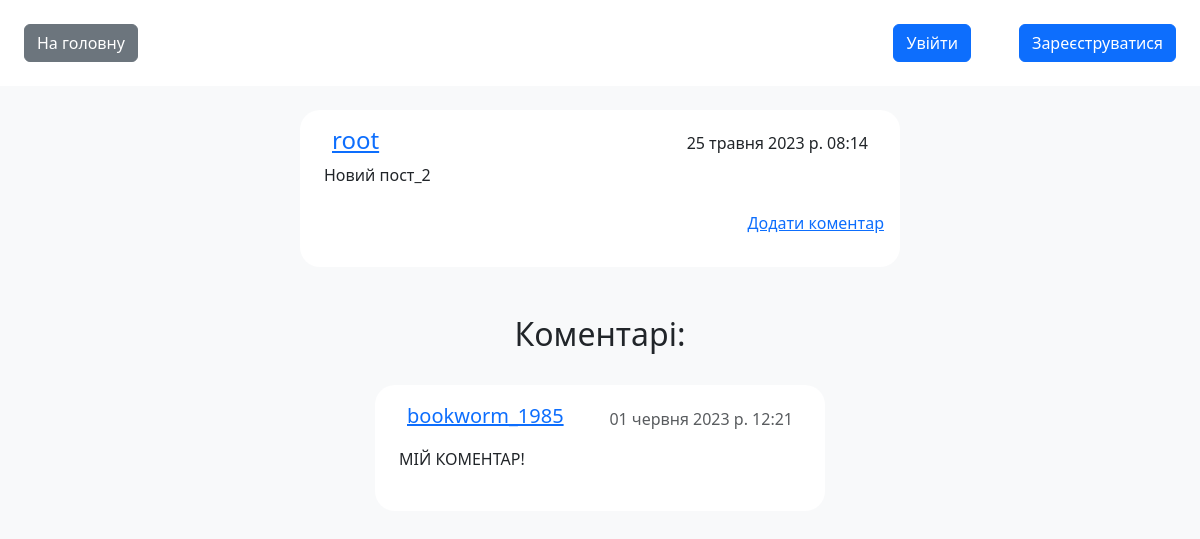
/post/15/comments/, run on an earlier commit of the app's database.
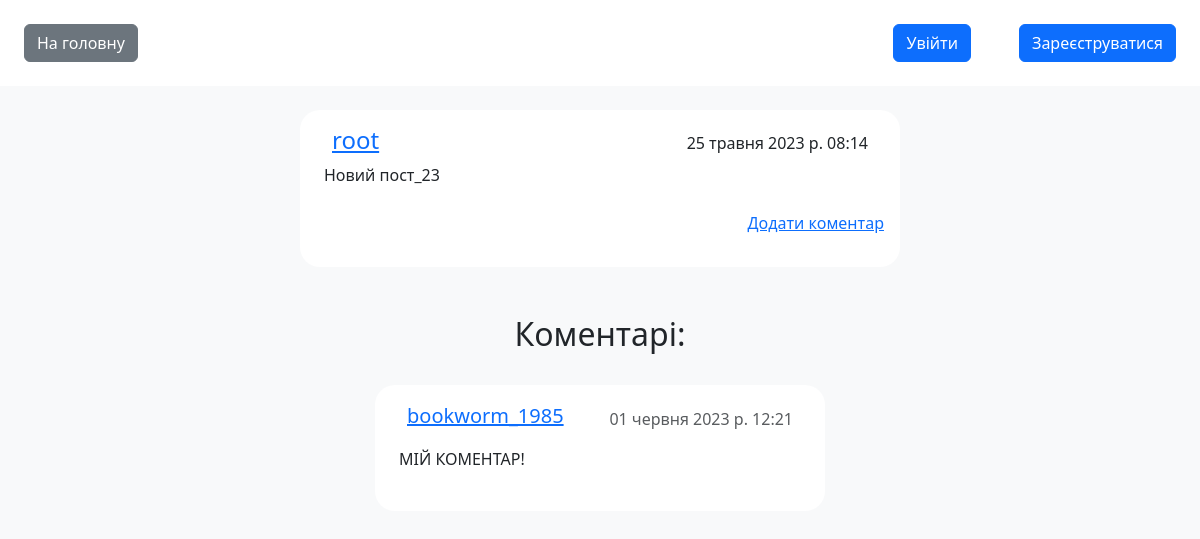
And on a later commit of the database.
### blog/models.py (models this page shows)
class Post(models.Model):
    id = models.AutoField(primary_key=True)
    author = models.ForeignKey(User, on_delete=models.CASCADE)
    content = models.TextField(blank=True, verbose_name="Текст статті", null=False)
    time_create = models.DateTimeField(auto_now_add=True, verbose_name="Час створення")
    time_update = models.DateTimeField(auto_now=True, verbose_name="Час редагування")
    class Meta:
        verbose_name = 'Пости'
        verbose_name_plural = 'Пости'
        ordering = ['-time_create']

### blog/views.py (the view)
# urls.py: path('post/<int:post_id>/comments/', PostCommentsView.as_view(), name='post_comments'),
class PostCommentsView(View):
    def get(self, request, post_id):
        post = Post.objects.get(id=post_id)
        comments = Comment.objects.filter(post=post)
        return render(request, 'blog/post_comments.html', {'post': post, 'comments': comments})

### blog/templates/blog/post_comments.html (shortened to what this page needs)
{% extends 'blog/base.html' %}
{% block content %}
<main class="d-flex flex-column align-items-center gap-4 w-100">
    <div class="post mb-4 p-3 bg-white w-50  rounded-20  min-w-450">
        <div class="d-flex justify-content-between align-items-end  mx-3">
            <p class="h4 m-0"><a href="{% url 'user_posts' username=post.author.username %}">{{ post.author }}</a></p>
            <p class="m-0">{{ post.time_create }}</p></div>
        <div><p class="text-lg p-2">{{ post.content }}</p></div>
        <div class="w-70 ml-30 g-4 justify-content-between d-flex flex-row-reverse">
            <p><a href="{% url 'add_comment' post.id %}" class="w-50 mb-0">Додати коментар</a></p>
        </div>
    </div>
    <div class="d-flex flex-column align-items-center gap-4 w-50">
        <h2>Коментарі:</h2>
        {% for comment in comments %}
        <div class="mb-4 p-3 bg-white rounded-20 w-75 min-w-300 " id="comment_{{ comment.id }}">
            <div class="d-flex justify-content-between align-items-end  mx-3">
                <p class="fw-medium fs-5 mb-2"><a href="{% url 'user_posts' username=comment.author.username %}"
                                                  class="w-50 mb-0">{{comment.author.username}}</a></p>
                <p class="mb-2 text-muted">{{ comment.time_create }}</p>
            </div>
            <div><p class="text-lg p-2 text-break">{{ comment.content }} </p></div>
        </div>
        {% empty %}
        <p>Комментарі відсутні.</p>
        {% endfor %}
    </div>
</main>
{% endblock %}

What changed in the data, as far as the page shows it:
changed Post "root": content "Новий пост_2" → "Новий пост_23"
